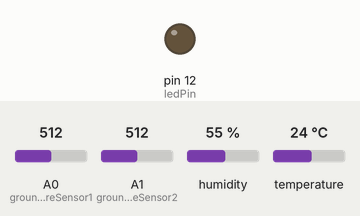
This sketch was run on a simulated Arduino Uno, built with avr-gcc and run on an emulated ATmega328P. Shown: output pins drawn as LEDs (lit = HIGH). Inputs (shaded band) come from the test bench; at power-on: A0 (groundMoistureSensor1) = 512, A1 (groundMoistureSensor2) = 512, humidity 55 %, temperature 24 °C. What the sketch prints to the serial monitor is not drawn.

Above: at 2.5 s.
At 5.07 s:
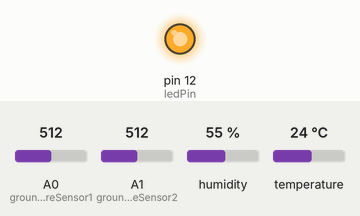
Timing chart, 0 to 6.5 s (numbered marks = the images above):
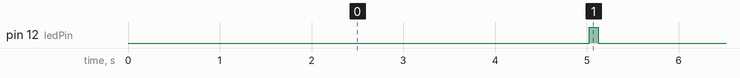

Measured:
- by itself, pin 12 (ledPin): alternates HIGH for 0.10 s and LOW for 4.9 s

The sketch:

SmartVivarium_initial.ino
```cpp
#include <ArduinoJson.h>
#include <dht.h>
dht DHT;

// Milliseconds loop instead of delay
unsigned long startMillis;  //some global variables available anywhere in the program
unsigned long currentMillis;
const unsigned long period = 5000;  //the value is a number of milliseconds

//Configuring sensor pins
#define groundMoistureSensor1 A0
#define groundMoistureSensor2 A1

#define tempHumiditySensor 7
#define ledPin 12

void setup()
{
  Serial.begin(9600);  //start Serial in case we need to print debugging info
  pinMode(ledPin, OUTPUT);
  startMillis = millis();  //initial start time

  DynamicJsonDocument doc(2048);

  //Load json reptile_profiles
  char reptileData[] = "{\"Reptiles\":{\"Leopard_gecko\":{\"temperature\":{\"minimum\":25,\"maximum\":29},\"humidity\":{\"minimum\":30,\"maximum\":40}},\"Crested_gecko\":{\"temperature\":{\"minimum\":21,\"maximum\":26},\"humidity\":{\"minimum\":70,\"maximum\":80}},\"Bearded_dragon\":{\"temperature\":{\"minimum\":25,\"maximum\":35},\"humidity\":{\"minimum\":35,\"maximum\":40}}}}";
  deserializeJson(doc, reptileData);

  const char* reptiles = doc["Reptiles"];

}

void loop()
{
  currentMillis = millis();  //get the current "time" (actually the number of milliseconds since the program started)
  if (currentMillis - startMillis >= period)  //test whether the period has elapsed
  {
    //Read data from sensors
    int gm1data = analogRead(groundMoistureSensor1);
    int gm2data = analogRead(groundMoistureSensor2);
    DHT.read11(tempHumiditySensor);

    turnOnPump(100);

    //Print data from sensors
    Serial.println("Ground Moisture:");
    Serial.println("Sensor 1: ");
    Serial.println(gm1data);
    Serial.println("Sensor 2: ");
    Serial.println(gm2data);
    Serial.println("-----------------");
    Serial.println("Temp and humidity:");
    Serial.println("Temp: ");
    Serial.println(DHT.temperature);
    Serial.println("Humidity: ");
    Serial.println(DHT.humidity);
    Serial.println("=-=-=-=-=-=-=-=-=-=-=-=-=-=");

    startMillis = currentMillis;
  }
}

void turnOnPump(int duration)
{
  digitalWrite(ledPin, HIGH);
  delay(duration);
  digitalWrite(ledPin, LOW);
}
```
